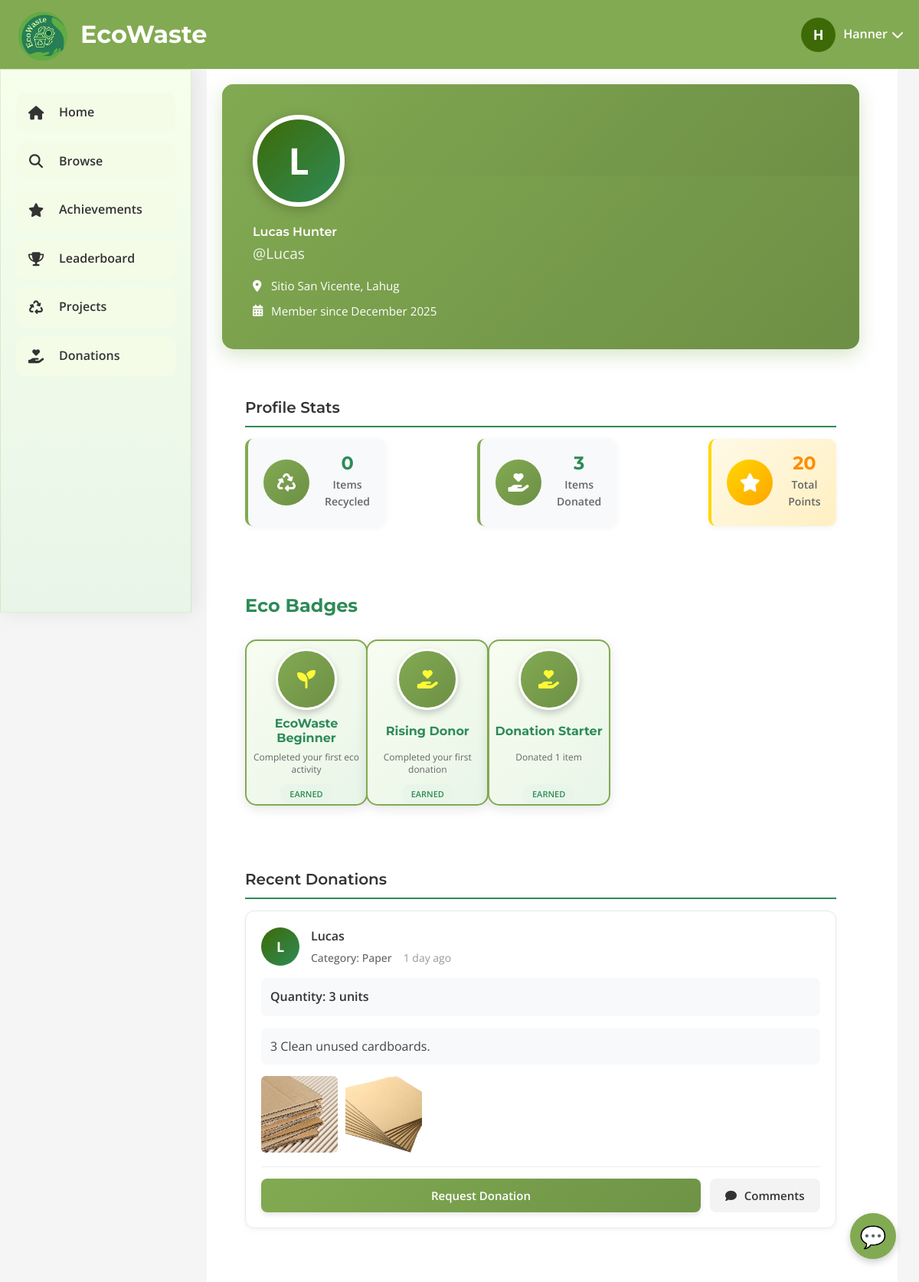
Screenshot of /profile_view.php?user_id=21 (signed in) with the database file from the repository.
### tables this page shows
CREATE TABLE `users` (
  `user_id` int(11) NOT NULL,
  `google_id` varchar(255) DEFAULT NULL,
  `email` varchar(100) NOT NULL,
  `password_hash` varchar(255) NOT NULL,
  `first_name` varchar(50) NOT NULL,
  `middle_name` varchar(50) DEFAULT NULL,
  `last_name` varchar(50) NOT NULL,
  `avatar` varchar(500) DEFAULT NULL,
  `contact_number` varchar(20) NOT NULL,
  `address` text NOT NULL,
  `city` varchar(50) NOT NULL,
  `zip_code` varchar(20) NOT NULL,
  `created_at` timestamp NOT NULL DEFAULT current_timestamp(),
  `points` int(11) DEFAULT 0,
  `verification_code` varchar(10) DEFAULT NULL,
  `verified` tinyint(1) DEFAULT 0,
  `remember_token` varchar(255) DEFAULT NULL,
  `token_expiry` datetime DEFAULT NULL,
  `is_verified` tinyint(1) DEFAULT 0,
  `verification_token` varchar(100) DEFAULT NULL
);

CREATE TABLE `user_stats` (
  `stat_id` int(11) NOT NULL,
  `user_id` int(11) NOT NULL,
  `projects_completed` int(11) DEFAULT 0,
  `achievements_earned` int(11) DEFAULT 0,
  `badges_earned` int(11) DEFAULT 0,
  `items_donated` int(11) DEFAULT 0,
  `items_recycled` int(11) DEFAULT 0,
  `plastic_recycled` int(11) DEFAULT 0,
  `paper_recycled` int(11) DEFAULT 0,
  `glass_recycled` int(11) DEFAULT 0,
  `metal_recycled` int(11) DEFAULT 0,
  `points` int(11) DEFAULT 0,
  `projects_created` int(11) DEFAULT 0,
  `total_points` int(11) NOT NULL DEFAULT 0
);

CREATE TABLE `badges` (
  `badge_id` int(11) NOT NULL,
  `badge_name` varchar(50) NOT NULL,
  `description` text DEFAULT NULL,
  `icon` varchar(50) DEFAULT 'fas fa-award',
  `points_required` int(11) NOT NULL
);

CREATE TABLE `donations` (
  `donation_id` int(11) NOT NULL,
  `donor_id` int(11) NOT NULL,
  `item_name` varchar(255) NOT NULL,
  `category` varchar(100) DEFAULT NULL,
  `subcategory` varchar(255) DEFAULT NULL,
  `quantity` int(11) NOT NULL,
  `total_quantity` int(11) NOT NULL,
  `status` varchar(50) DEFAULT 'Available',
  `donated_at` datetime DEFAULT current_timestamp(),
  `claimed_by_name` varchar(255) DEFAULT NULL,
  `project_name` varchar(255) DEFAULT NULL,
  `delivered_at` datetime DEFAULT NULL,
  `requested_by` int(11) DEFAULT NULL,
  `requested_at` datetime DEFAULT NULL,
  `receiver_id` int(11) DEFAULT NULL,
  `received_at` datetime DEFAULT NULL,
  `donor_name` varchar(255) DEFAULT NULL,
  `image_path` varchar(255) DEFAULT NULL,
  `description` text DEFAULT NULL
);

### profile_view.php (the view, shortened to what the rows shown need)
<?php
$viewed_user_id = isset($_GET['user_id']) ? (int)$_GET['user_id'] : 0;
$conn = getDBConnection();
$stmt = $conn->prepare("SELECT * FROM users WHERE user_id = ?");
$stmt->bind_param("i", $viewed_user_id);
$stmt->execute();
$viewed_user = $stmt->get_result()->fetch_assoc();
$stmt = $conn->prepare("SELECT * FROM users WHERE user_id = ?");
$stmt->bind_param("i", $_SESSION['user_id']);
$stmt->execute();
$current_user = $stmt->get_result()->fetch_assoc();
$viewed_user_stats = $conn->query("SELECT * FROM user_stats WHERE user_id = $viewed_user_id")->fetch_assoc() ?? [];
$viewed_user_donations = [];
$result = $conn->query("SELECT * FROM donations WHERE donor_id = $viewed_user_id ORDER BY donated_at DESC LIMIT 10");
while ($row = $result->fetch_assoc()) $viewed_user_donations[] = $row;
function getTimeAgo($timestamp) {
    $currentTime = time();
    $timeDiff = $currentTime - strtotime($timestamp);
    if ($timeDiff < 60) {
        return 'just now';
    } elseif ($timeDiff < 3600) {
        $minutes = floor($timeDiff / 60);
        return $minutes . ' min ago';
    } elseif ($timeDiff < 86400) {
        $hours = floor($timeDiff / 3600);
        return $hours . ' hour' . ($hours > 1 ? 's' : '') . ' ago';
    } elseif ($timeDiff < 2592000) {
        $days = floor($timeDiff / 86400);
        return $days . ' day' . ($days > 1 ? 's' : '') . ' ago';
    } else {
        return date('M d, Y', strtotime($timestamp));
    }
}
?>
<!DOCTYPE html>
<html lang="en">
<head>
    <link rel="stylesheet" href="assets/css/profile_view.css">
    <link rel="stylesheet" href="https://cdnjs.cloudflare.com/ajax/libs/font-awesome/6.4.0/css/all.min.css">
</head>
<body>
    <header>
        <div class="logo-container">
            <h1>EcoWaste</h1>
        </div>
        <div class="user-profile" id="userProfile">
            <div class="profile-pic">
                <?= strtoupper(substr(htmlspecialchars($current_user['first_name'] ?? 'U'), 0, 1)) ?>
            </div>
            <span class="profile-name"><?= htmlspecialchars($current_user['first_name'] ?? 'User') ?></span>
            <i class="fas fa-chevron-down dropdown-arrow"></i>
        </div>
    </header>
    <div class="container">
        <main class="main-content">
            <div class="combined-layout">
                <div class="main-content-column">
                    <div class="profile-header">
                        <div class="profile-cover">
                            <div class="profile-avatar">
                                <div class="avatar-circle">
                                    <?= strtoupper(substr(htmlspecialchars($viewed_user['first_name'] ?? 'U'), 0, 1)) ?>
                                </div>
                            </div>
                        </div>
                        <div class="profile-info">
                            <h1 class="profile-name"><?= htmlspecialchars(($viewed_user['first_name'] ?? 'User') . ' ' . ($viewed_user['last_name'] ?? '')) ?></h1>
                            <p class="profile-username">@<?= htmlspecialchars($viewed_user['first_name'] ?? 'User') ?></p>
                            <div class="profile-location">
                                <i class="fas fa-map-marker-alt"></i>
                                <span><?= htmlspecialchars($viewed_user['address'] ?? 'Address not provided') ?></span>
                            </div>
                            <div class="member-since-profile">
                                <i class="fas fa-calendar-alt"></i>
                                <span>Member since
                                    <?php
                                        if (!empty($viewed_user['created_at'])) {
                                            echo htmlspecialchars(date('F Y', strtotime($viewed_user['created_at'])));
                                        } else {
                                            echo 'Unknown date';
                                        }
                                    ?>
                                </span>
                            </div>
                        </div>
                    </div>
                    <div class="profile-section">
                        <h2 class="section-title">Profile Stats</h2>
                        <div class="profile-stats-grid">
                            <div class="stat-card">
                                <div class="stat-content">
                                    <div class="stat-value"><?= htmlspecialchars($viewed_user_stats['items_recycled'] ?? 0) ?></div>
                                    <div class="stat-label">Items Recycled</div>
                                </div>
                            </div>
                            <div class="stat-card">
                                <div class="stat-content">
                                    <div class="stat-value"><?= htmlspecialchars($viewed_user_stats['items_donated'] ?? 0) ?></div>
                                    <div class="stat-label">Items Donated</div>
                                </div>
                            </div>
                            <div class="stat-card highlight">
                                <div class="stat-content">
                                    <div class="stat-value"><?= htmlspecialchars($viewed_user['points'] ?? 0) ?></div>
                                    <div class="stat-label">Total Points</div>
                                </div>
                            </div>
                        </div>
                    </div>
                    <div class="profile-section">
                        <div class="badges-section-header">
                            <h2 class="badges-section-title">Eco Badges</h2>
                        </div>
                        <div class="badges-container">
                            <div class="badges-grid limited" id="badgesGrid">
                            <?php
                            $stmt = $conn->prepare("
                                SELECT b.badge_id, b.badge_name, b.description, b.icon
                                FROM user_badges ub
                                JOIN badges b ON ub.badge_id = b.badge_id
                                WHERE ub.user_id = ?
                                ORDER BY b.badge_id ASC
                            ");
                            $stmt->bind_param("i", $viewed_user_id);
                            $stmt->execute();
                            $result = $stmt->get_result();
                            $display_limit = 4;
                            if ($result->num_rows === 0):
                            ?>
                                <div class="no-content">No badges earned yet. Start recycling and donating to earn badges!</div>
                            <?php
                            else:
                                $badge_count = 0;
                                while ($badge = $result->fetch_assoc()):
                                    $badge_count++;
                                    $badge_class = '';
                                    if ($badge_count === 1) $badge_class = 'gold';
                                    elseif ($badge_count === 2) $badge_class = 'silver';
                                    elseif ($badge_count === 3) $badge_class = 'bronze';
                                    if ($badge_count <= $display_limit):
                            ?>
                                <div class="badge-card">
                                    <div class="badge-icon <?= $badge_class ?>">
                                        <i class="<?= htmlspecialchars($badge['icon']); ?>"></i>
                                    </div>
                                    <div class="badge-info">
                                        <h3>
                                            <?= htmlspecialchars($badge['badge_name']); ?>
                                        </h3>
                                        <p>
                                            <?= htmlspecialchars($badge['description']); ?>
                                        </p>
                                        <span class="badge-status earned">
                                            Earned
                                        </span>
                                    </div>
                                </div>
                            <?php
                                    endif;
                                endwhile;
                            endif;
                            ?>
                            </div>
                        </div>
                    </div>
                    <div class="profile-section">
                        <h2 class="section-title">Recent Donations</h2>
                        <?php if (count($viewed_user_donations) === 0): ?>
                            <div class="no-content">No donations yet. Start making donations to help the environment!</div>
                        <?php else: ?>
                            <?php foreach ($viewed_user_donations as $donation): ?>
                            <div class="donation-post">
                                <div class="donation-user-header">
                                    <div class="user-avatar">
                                        <?= strtoupper(substr(htmlspecialchars($viewed_user['first_name'] ?? 'U'), 0, 1)) ?>
                                    </div>
                                    <div class="user-info">
                                        <div class="user-name">
                                            <a href="profile_view.php?user_id=<?= $viewed_user['user_id'] ?>" class="profile-link">
                                                <?= htmlspecialchars($viewed_user['first_name'] ?? 'User') ?>
                                            </a>
                                        </div>
                                        <div class="donation-meta">
                                            <span class="category">Category: <?= htmlspecialchars($donation['category'] ?? 'Unknown') ?></span>
                                            <span class="time-ago">
                                                <?php
                                                    if (!empty($donation['donated_at'])) {
                                                        echo getTimeAgo($donation['donated_at']);
                                                    } else {
                                                        echo 'Unknown time';
                                                    }
                                                ?>
                                            </span>
                                        </div>
                                    </div>
                                </div>
                                <div class="quantity-info">
                                    <div class="quantity-label">Quantity: <?= htmlspecialchars($donation['quantity'] ?? 0) ?> units</div>
                                </div>
                                <?php if (!empty($donation['description'])): ?>
                                <div class="donation-description">
                                    <p><?= nl2br(htmlspecialchars($donation['description'])) ?></p>
                                </div>
                                <?php endif; ?>
                                <?php if (!empty($donation['image_path'])): ?>
                                    <?php
                                    $images = json_decode($donation['image_path'], true);
                                    if (is_array($images) && !empty($images)): ?>
                                        <div class="donation-images">
                                            <?php foreach ($images as $image): ?>
                                                <img src="<?= htmlspecialchars($image) ?>" alt="<?= htmlspecialchars($donation['item_name'] ?? 'Donation') ?>" class="donation-image" onclick="openPhotoZoom('<?= htmlspecialchars($image) ?>')">
                                            <?php endforeach; ?>
                                        </div>
                                    <?php endif; ?>
                                <?php endif; ?>
                                <div class="donation-actions">
                                    <?php if ($donation['donor_id'] == $_SESSION['user_id']): ?>
                                        <button class="comment-btn" data-donation-id="<?= (int)$donation['donation_id'] ?>">
                                            <i class="fas fa-comment"></i> Comments
                                        </button>
                                    <?php else: ?>
                                        <button class="request-btn"
                                                data-donation-id="<?= (int)$donation['donation_id'] ?>"
                                                data-available="<?= (int)$donation['quantity'] ?>"
                                                data-total="<?= (int)$donation['total_quantity'] ?>">
                                            Request Donation
                                        </button>
                                        <button class="comment-btn" data-donation-id="<?= (int)$donation['donation_id'] ?>">
                                            <i class="fas fa-comment"></i> Comments
                                        </button>
                                    <?php endif; ?>
                                </div>
                            </div>
                            <?php endforeach; ?>
                        <?php endif; ?>
                    </div>
                </div>
            </div>
        </main>
    </div>
</body>
</html>

### rows the page displays
users: first_name "H", first_name "Hanner"
users: first_name "L", first_name+last_name "Lucas Hunter", first_name "Lucas", address "Sitio San Vicente, Lahug", created_at "December 2025", points "20"
user_stats: items_recycled "0", items_donated "3"
badges: badge_name "EcoWaste Beginner", description "Completed your first eco activity"
badges: badge_name "Rising Donor", description "Completed your first donation"
badges: badge_name "Donation Starter", description "Donated 1 item"
donations: donor.first_name "L", donor.first_name "Lucas", category "Paper", donated_at "1 day ago", quantity "3", description "3 Clean unused cardboards."
